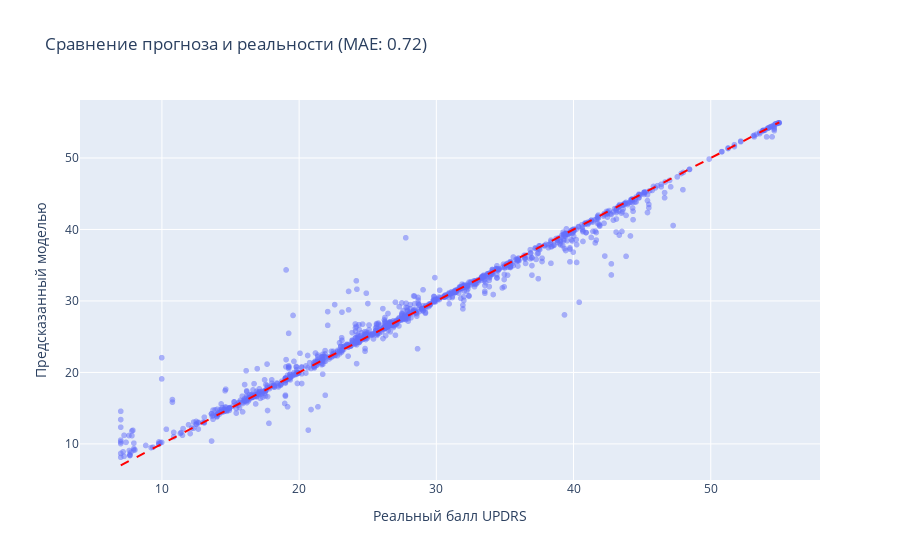

The cell this chart's notebook holds for it:
### Code cell
fig_res = px.scatter(x=y_test, y=y_pred, 
                     labels={'x': 'Реальный балл UPDRS', 'y': 'Предсказанный моделью'},
                     title=f"Сравнение прогноза и реальности (MAE: {mae:.2f})",
                     opacity=0.5)
# Добавим линию идеального предсказания
fig_res.add_shape(type="line", x0=y_test.min(), y0=y_test.min(), x1=y_test.max(), y1=y_test.max(),
                  line=dict(color="Red", dash="dash"))
fig_res.show()

### Figure 1 — Plotly figure (JSON) as saved in the notebook; plotly's stock layout.template omitted (floating-point values rounded to 4 significant figures; data arrays with more than 128 entries replaced by an {"elided": "..."} marker saying what was removed)
{"data": [{"hovertemplate": "Реальный балл UPDRS=%{x}<br>Предсказанный моделью=%{y}<extra></extra>", "legendgroup": "", "marker": {"color": "#636efa", "opacity": 0.5, "symbol": "circle"}, "mode": "markers", "name": "", "showlegend": false, "type": "scattergl", "x": {"elided": "1175 float values"}, "xaxis": "x", "y": {"elided": "1175 float values"}, "yaxis": "y"}], "layout": {"legend": {"tracegroupgap": 0}, "shapes": [{"line": {"color": "Red", "dash": "dash"}, "type": "line", "x0": 7, "x1": 54.99, "y0": 7, "y1": 54.99}], "title": {"text": "Сравнение прогноза и реальности (MAE: 0.72)"}, "xaxis": {"anchor": "y", "domain": [0, 1], "title": {"text": "Реальный балл UPDRS"}}, "yaxis": {"anchor": "x", "domain": [0, 1], "title": {"text": "Предсказанный моделью"}}}}
